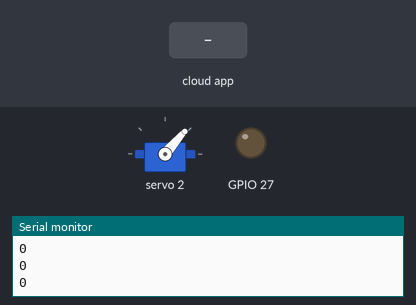
Recording of a sketch running on a simulated ESP8266 (NodeMCU). Shown: servo, output pins drawn as LEDs (lit = HIGH), the last lines printed to the serial monitor. The test bench sets the inputs (shaded band). WiFi joins after 1.5 s; servers stay silent unless stated; the Firebase database answers and starts empty.

Above: at 2.7 s.
2.8 s: the phone or cloud app sets L1 to 1
At 3.9 s:
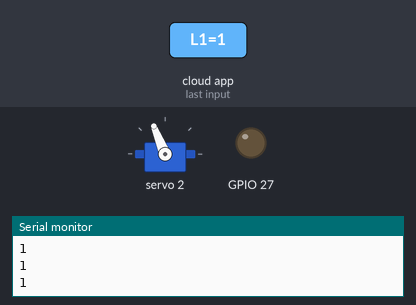
4.3 s: the phone or cloud app sets L1 to 0
At 5.3 s:
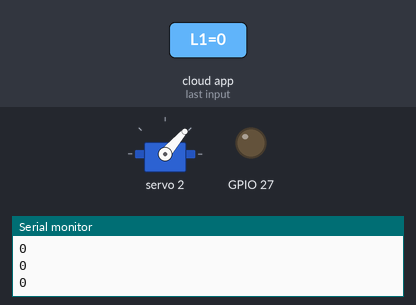
Timing chart, 0 to 7.3 s (numbered marks = the images above; inputs shaded):
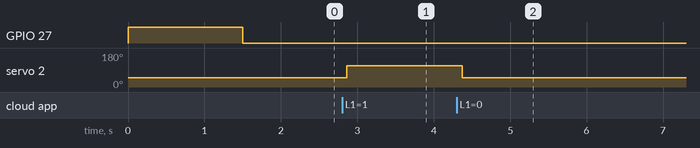

The sketch:

DAM-E_dispensador_para_mascotas.ino
```cpp
#include <Wire.h>
#include <Adafruit_PWMServoDriver.h>

#include <Arduino.h>
#if defined(ESP32)
#include <WiFi.h>
#elif defined(ESP8266)
#include <ESP8266WiFi.h>
#endif
#include <Firebase_ESP_Client.h>

//Provide the token generation process info.
#include "addons/TokenHelper.h"
//Provide the RTDB payload printing info and other helper functions.
#include "addons/RTDBHelper.h"

// Insert your network credentials
#define WIFI_SSID "CDT"
#define WIFI_PASSWORD "Otri-cdt2023*"

// Insert Firebase project API Key
#define API_KEY "AIzaSyBtzib-1sThjH5B_NoPTiwtTgO1rhYjeB0"

// Insert RTDB URLefine the RTDB URL */
#define DATABASE_URL "marbot-cec3f-default-rtdb.firebaseio.com"

//Define Firebase Data object
FirebaseData fbdo;

FirebaseAuth auth;
FirebaseConfig config;

//some importent variables
String sValue;
bool signupOK = false;
//int vr = D2; // variable pulsador
int sdata = 0; // El valor del pulsador se almacenará en sdata.

int pos0 = 102; //ancho de pulso en cuentas para posición 0°
int pos180 = 512; //ancho de pulso en cuentas para posición 180°

Adafruit_PWMServoDriver pwm = Adafruit_PWMServoDriver(0x40);

void connectToWiFi() {
  WiFi.begin(WIFI_SSID, WIFI_PASSWORD);
  Serial.print("Connecting to Wi-Fi");
  while (WiFi.status() != WL_CONNECTED) {
    Serial.print(".");
    digitalWrite(27, HIGH);
    delay(300);
    digitalWrite(27, LOW);
  }
}

void setup() {
  //Serial.begin(9600);
  Serial.begin(115200);

  pwm.begin();
  pwm.setPWMFreq(50);

  //pinMode(D5, OUTPUT);
  pinMode(27, OUTPUT);
  // pinMode(vr, INPUT_PULLUP); //Pulsador
  connectToWiFi();

  Serial.println();
  Serial.print("Connected with IP: ");
  Serial.println(WiFi.localIP());
  Serial.println();

  /* Assign the api key (required) */
  config.api_key = API_KEY;

  /* Assign the RTDB URL (required) */
  config.database_url = DATABASE_URL;

  /* Sign up */
  if (Firebase.signUp(&config, &auth, "", "")) {
    Serial.println("ok");
    signupOK = true;
  }
  else {
    Serial.printf("%s\n", config.signer.signupError.message.c_str());
  }

  /* Assign the callback function for the long running token generation task */
  config.token_status_callback = tokenStatusCallback; //see addons/TokenHelper.h

  Firebase.begin(&config, &auth);
  Firebase.reconnectWiFi(true);
}

void loop() {
  if (WiFi.status() != WL_CONNECTED) {
    connectToWiFi();
    Firebase.begin(&config, &auth); // Reinitialize Firebase connection
    Firebase.reconnectWiFi(true);
  }

  if (Firebase.ready() && signupOK) {
    if (Firebase.RTDB.getString(&fbdo, "/L1")) {
      if (fbdo.dataType() == "string") {
        sValue = fbdo.stringData();
        int a = sValue.toInt();
        Serial.println(a);
        if (a == 1) {
          setServo(2, 108);

        } else {
          setServo(2, 50);

        }
      }
    }
    else {
      Serial.println(fbdo.errorReason());
    }
  }
}

void setServo(uint8_t n_servo, int angulo) {
  int duty;
  duty = map(angulo, 0, 180, pos0, pos180);
  pwm.setPWM(n_servo, 0, duty);
}
```

Measured:
- after the input at 2.8 s, servo 2: 49° → 112° after 0.06 s
- after the input at 4.3 s, servo 2: 112° → 49° after 0.07 s
